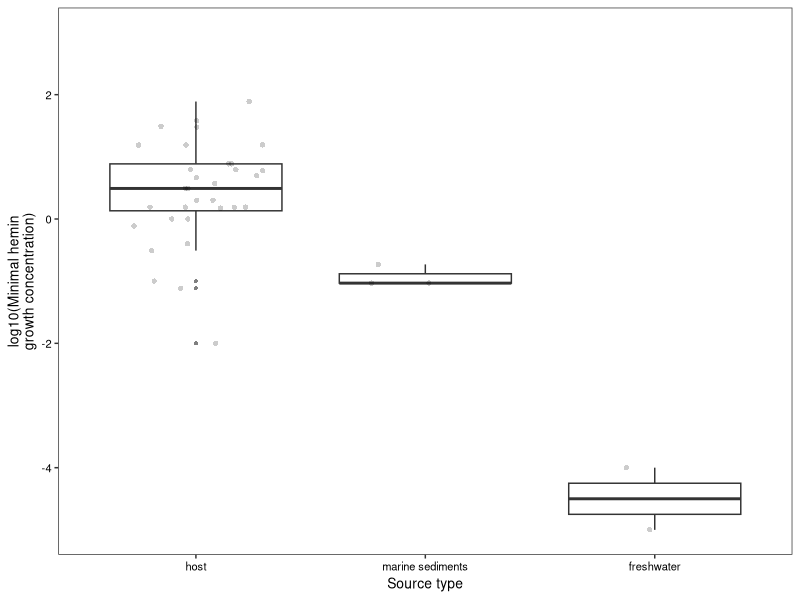

Here is the R script that generated this plot:

# coding: utf-8
# email: qfsfdxlqy@163.com
# Github: https://github.com/2015qyliang

#####################################################################

library(ggplot2)

#####################################################################

heme = read.table('01-miniheme.txt', header = T, sep = '\t')
heme$Source = factor(heme$Source, 
                     levels = c("host", "marine sediments", "freshwater"))

set.seed(123)

p = ggplot(heme, aes(x = Source, y = log10(Minimal))) +
  geom_boxplot(size = 0.5, outlier.color = 'grey50', 
               outlier.size = 1, outlier.shape = 16) + 
  geom_jitter(width = 0.3, alpha = 0.2, shape = 16) + 
  scale_y_continuous(limits = c(-5, 3)) + 
  labs(x = 'Source type', 
       y = 'log10(Minimal hemin\ngrowth concentration)') + 
  theme_bw() + theme(
    panel.background = element_blank(),
    panel.grid = element_blank(),
    axis.title = element_text(size = 10, color = 'black'), 
    axis.text.x = element_text(size = 8, color = 'black', hjust = 0.5, vjust = 1), 
    axis.text.y = element_text(size = 8, color = 'black')
  )

ggsave('03-MiniHeme.pdf', p, width = 3.3, height = 2.5, units = 'in')

#####################################################################

wr = wilcox.test(log10(heme[heme$Source == 'host', 'Minimal']), 
                 log10(heme[heme$Source == 'freshwater', 'Minimal']))
wr 
# W = 64, p-value = 0.02096

wr = wilcox.test(log10(heme[heme$Source == 'host', 'Minimal']), 
                 log10(heme[heme$Source == 'marine sediments', 'Minimal']))
wr
# W = 89, p-value = 0.01686

wr = wilcox.test(log10(heme[heme$Source == 'marine sediments', 'Minimal']), 
                 log10(heme[heme$Source == 'freshwater', 'Minimal']))
wr
# W = 6, p-value = 0.1386

